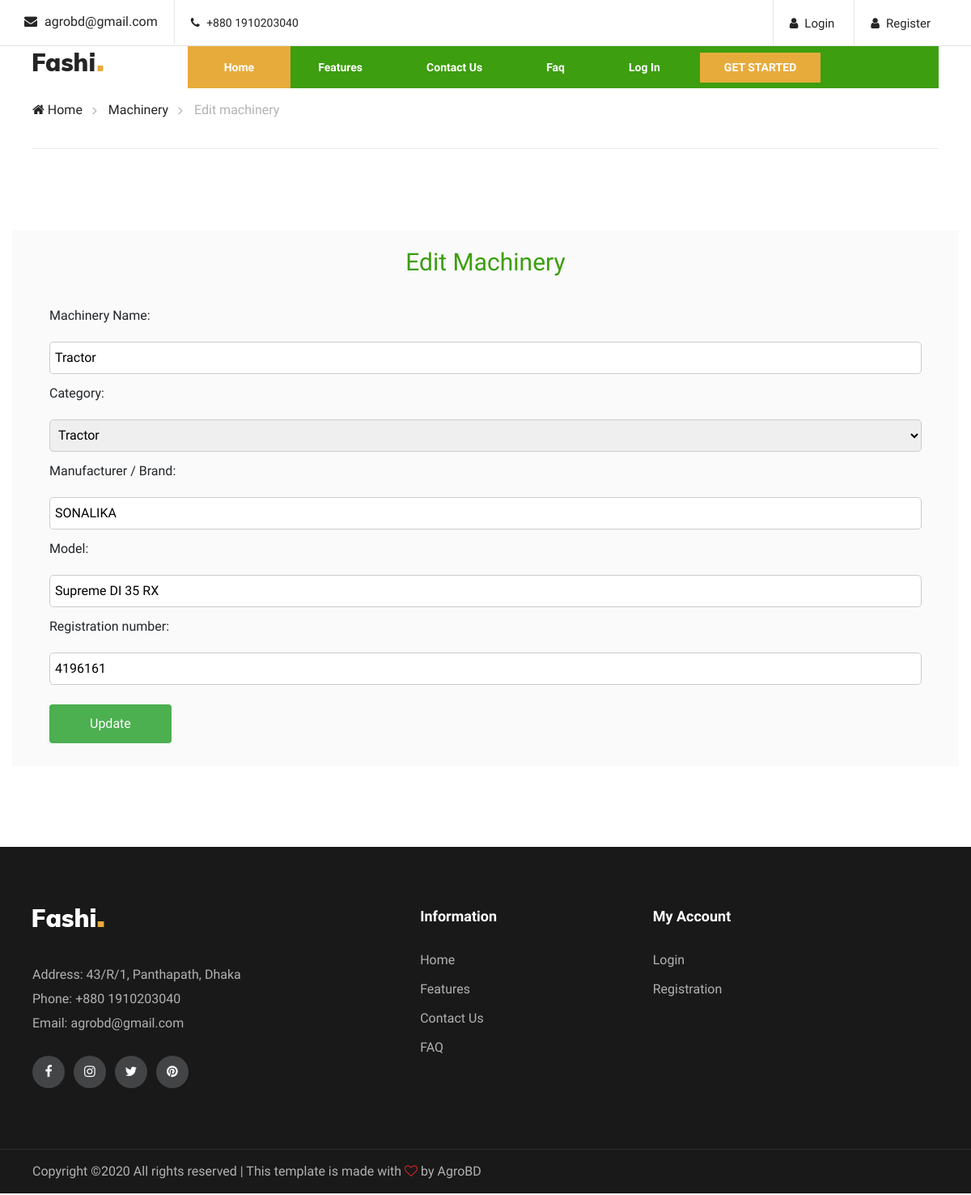
The page /machinery_edit.php?edit=1 on the database its author committed.
### tables this page shows
CREATE TABLE `machinery` (
  `m_id` int(11) NOT NULL,
  `machinery_name` varchar(20) NOT NULL,
  `category` varchar(20) NOT NULL,
  `manufacturer` varchar(20) NOT NULL,
  `model` varchar(20) NOT NULL,
  `reg_number` varchar(20) NOT NULL,
  `uid` int(11) NOT NULL,
  `created_at` timestamp NOT NULL DEFAULT current_timestamp() ON UPDATE current_timestamp()
);

### machinery_edit.php (the view, shortened to what this page needs)
<?php include'includes/head.php';
include'includes/navbar.php';
$conn = connect();
if (isset($_GET['edit'])){
    $id = $_GET['edit'];
    $sql= "SELECT * FROM machinery WHERE m_id=$id";
    $result = $conn->query($sql);
    $row = $result-> fetch_assoc();
    $machinery_name = $row['machinery_name'];
    $manufacturer = $row['manufacturer'];
    $model = $row['model'];
    $reg_number = $row['reg_number'];
}
?>
</head>
<body>
    <div class="breacrumb-section">
        <div class="container">
            <div class="row">
                <div class="col-lg-12">
                    <div class="breadcrumb-text">
                        <a href="index"><i class="fa fa-home"></i> Home</a>
                        <a href="machinery">Machinery</a>
                        <span>Edit machinery</span>
                    </div>
                </div>
            </div>
        </div>
    </div>
    <section class="homenav">
        <div class="container production_box">
            <div class="modal-body">
                <h3 style="text-align: center; color:#3D9E0F;">Edit Machinery</h3><br>
                <div class="container">
                    <form onsubmit="return nullcheck();" action="" method="POST">
                        <div>
                            <label for="machinery_name">Machinery Name:</label><br>
                            <input type="text" id="machinery_name" name="machinery_name" value="<?=$machinery_name;?>"
                                placeholder=" Machinery name" oninput="ontype();">
                        </div>
                        <div>
                            <label for="category">Category:</label><br>
                            <select id="category" name="category">
                                <option value="tractor" <?php if ($row["category"]=='tractor'){echo "selected";}?>>
                                    Tractor</option>
                            </select>
                        </div>
                        <div>
                            <label for="manufacturer">Manufacturer / Brand:</label><br>
                            <input type="text" id="manufacturer" name="manufacturer" value="<?=$manufacturer;?>"
                                placeholder="Manufacturer name" oninput="ontype();">
                        </div>
                        <div>
                            <label for="model">Model:</label><br>
                            <input type="text" id="model" name="model" value="<?=$model;?>"
                                placeholder="Model name or number">
                        </div>
                        <div>
                            <label for="reg_number">Registration number:</label><br>
                            <input type="text" id="reg_number" name="reg_number" value="<?=$reg_number;?>"
                                placeholder="Registration number">
                        </div>
                        <br>
                        <div class="sub"><input type="submit" value="Update" name="update"></div>
                        <br>
                    </form>
                </div>
            </div>
        </div>
    </section>
    <?php include'includes/footer.php';?>
</body>
</html>

### css/style.css (style rules this page uses)
html, body { height: 100%; font-family: "Muli", sans-serif; -webkit-font-smoothing: antialiased; -moz-font-smoothing: antialiased; }
h1, h2, h3, h4, h5, h6 { margin: 0; color: #111111; font-weight: 400; font-family: "Muli", sans-serif; }
h3 { font-size: 30px; }
* { box-sizing: border-box; }
.homenav { padding-top: 100px; padding-bottom: 100px; }
.breadcrumb-text { border-bottom: 1px solid #ebebeb; padding: 15px 0; }
.breadcrumb-text a { display: inline-block; font-size: 16px; color: #252525; margin-right: 28px; position: relative; }
.breadcrumb-text a:after { position: absolute; right: -18px; top: 0px; content: ""; font-family: "FontAwesome"; font-size: 16px; color: #b2b2b2; }
.breadcrumb-text span { display: inline-block; color: #b2b2b2; }
.production_box { background-color: #FAFAFA; padding-top: 20px; padding-bottom: 50px; }
.modal-body { padding: 2px 16px; }
input[type=text], select { width: 100%; height: 40px; padding: 6px; border: 1px solid #ccc; border-radius: 5px; box-sizing: border-box; resize: vertical; }
label { padding: 12px 12px 12px 0; display: inline-block; }
input[type=submit], [type=reset] { background-color: #4CAF50; color: white; padding: 12px 50px; border: none; border-radius: 4px; cursor: pointer; float: left; }
.sub input[type=submit] { margin-right: 30px; margin-bottom: 10px; }
.fin_body_box img, p, a { padding-bottom: 20px; }
.row { margin: 0 -5px; }
.row:after { content: ""; display: table; clear: both; }
@media only screen and (min-width: 1200px) { .container { max-width: 1170px; } }

### rows shown on the page
machinery: machinery_name "Tractor", category "Tractor", manufacturer "SONALIKA", model "Supreme DI 35 RX", reg_number "4196161"
